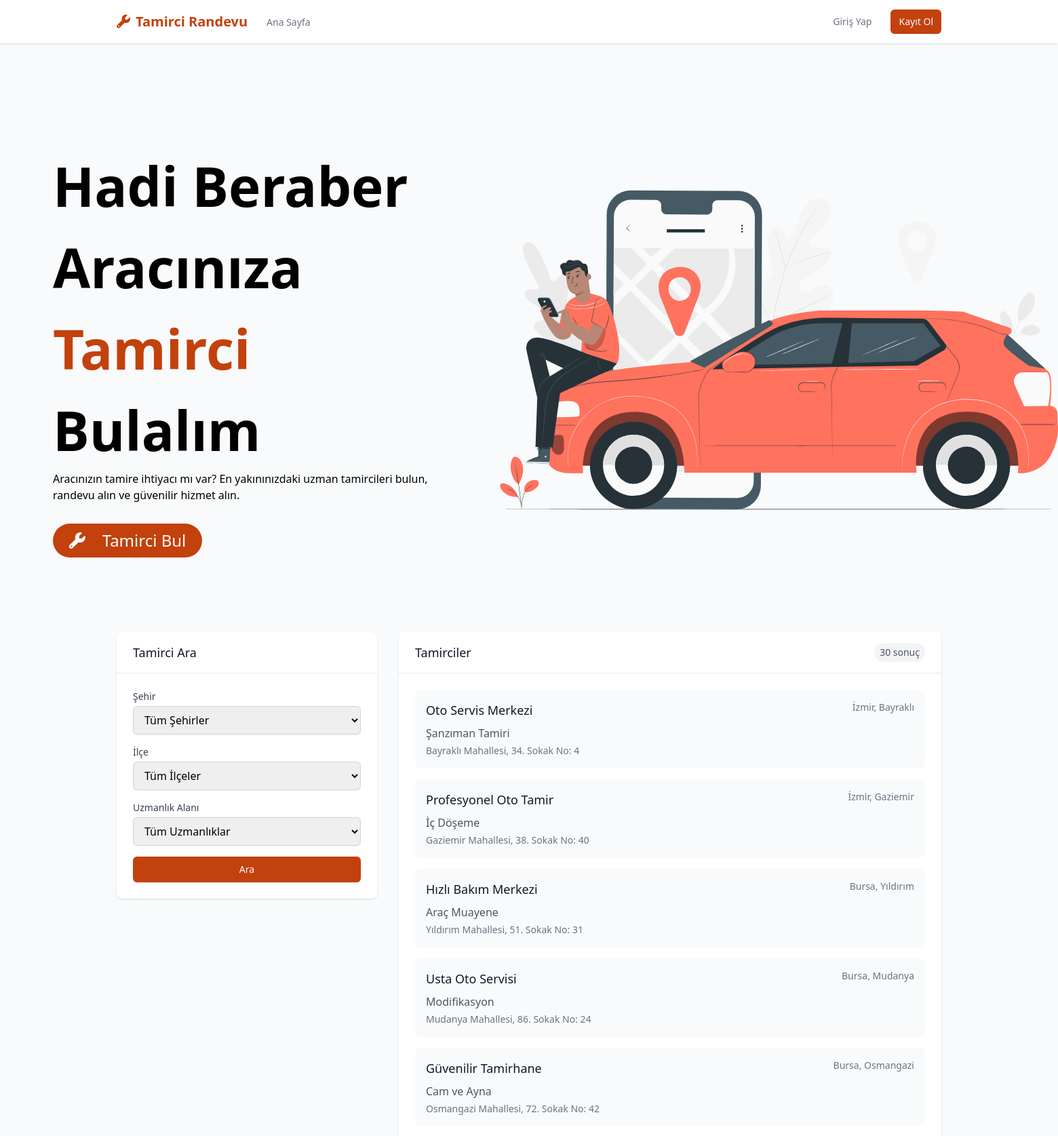
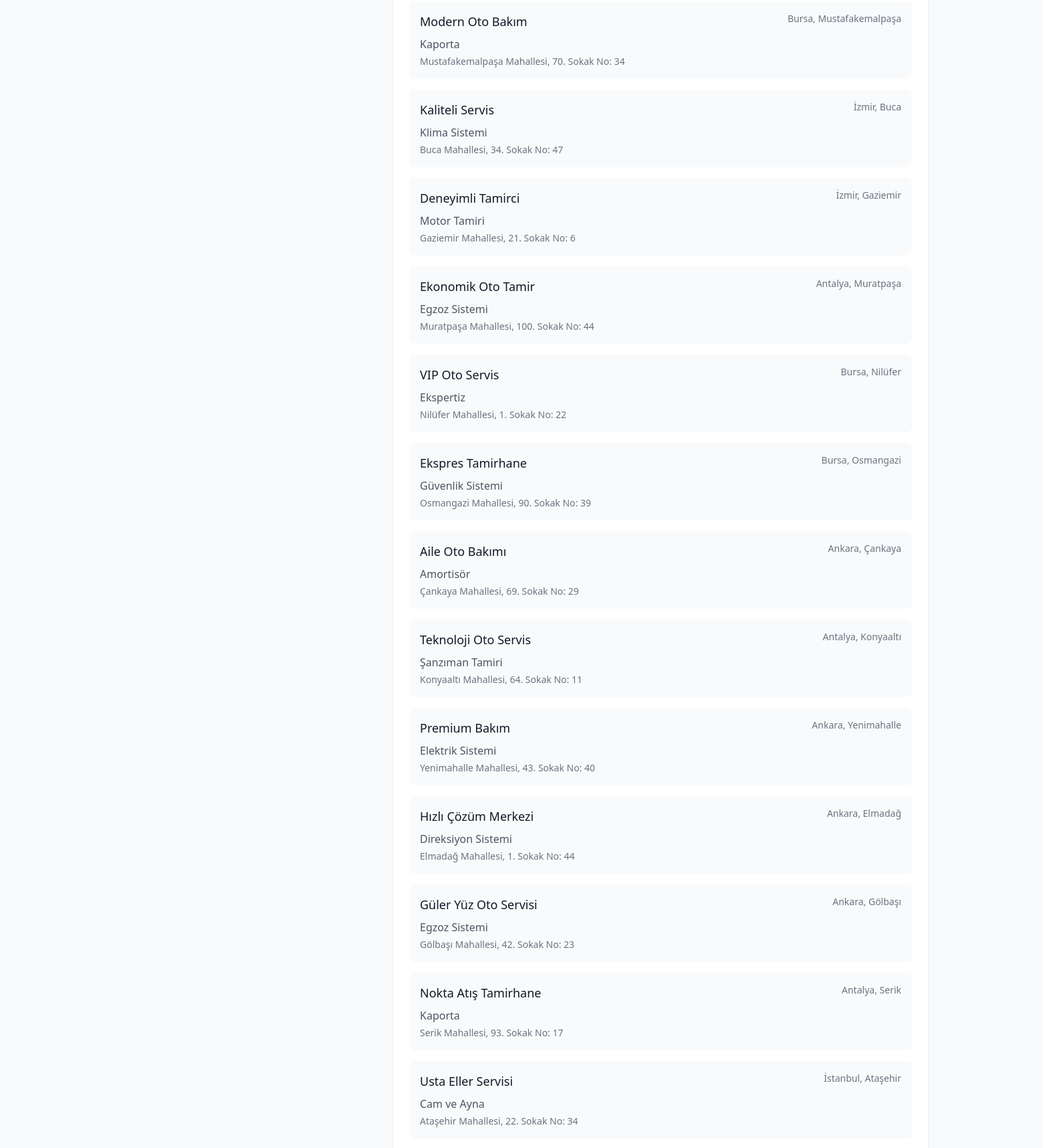
The page / (upper part) on the database its author committed (2 pictures, top to bottom).
### tamircim.py (models this page shows, shortened)
class Kullanici(db.Model):
    __tablename__ = 'kullanici'
    id = db.Column(db.Integer, primary_key=True)
    eposta = db.Column(db.String(120), unique=True, nullable=False)
    sifre = db.Column(db.String(256), nullable=False)
    kullanici_tipi = db.Column(db.String(20), nullable=False)  # 'musteri' veya 'tamirci'
    isim = db.Column(db.String(100), nullable=False)
    telefon = db.Column(db.String(20), nullable=False)
    created_at = db.Column(db.DateTime, default=datetime.utcnow)
    sehir = db.Column(db.String(50))
    ilce = db.Column(db.String(50))
    adres = db.Column(db.Text)
    uzmanlik_alani = db.Column(db.String(100))
    ortalama_puan = db.Column(db.Float, default=0.0)
    puan_sayisi = db.Column(db.Integer, default=0)
    sent_messages = db.relationship('Mesaj', foreign_keys='Mesaj.gonderici_id', backref='sender', lazy='dynamic')
    received_messages = db.relationship('Mesaj', foreign_keys='Mesaj.alici_id', backref='recipient', lazy='dynamic')

### tamircim.py (the view, shortened to what this page needs)
@tamircim.route('/')
def index():
    form = AramaForm()
    sehirler = Sehir.query.all()
    form.sehir.choices = [(0, 'Tüm Şehirler')] + [(sehir.id, sehir.isim) for sehir in sehirler]
    uzmanlik_alanlari = UzmanlikAlani.query.all()
    form.uzmanlik_alani.choices = [(0, 'Tüm Uzmanlıklar')] + [(alan.id, alan.isim) for alan in uzmanlik_alanlari]
    form.ilce.choices = [(0, 'Tüm İlçeler')]
    query = Kullanici.query.filter_by(kullanici_tipi='mechanic')
    sehir_id = request.args.get('sehir', type=int)
    ilce_id = request.args.get('ilce', type=int)
    uzmanlik_id = request.args.get('uzmanlik_alani', type=int)
    if uzmanlik_id and uzmanlik_id > 0:
        form.uzmanlik_alani.data = uzmanlik_id
        uzmanlik = UzmanlikAlani.query.get(uzmanlik_id)
        if uzmanlik:
            query = query.filter(Kullanici.uzmanlik_alani == uzmanlik.isim)
    tamirciler = query.all()
    return render_template('index.html', form=form, tamirciler=tamirciler)

### tamircim.py
class AramaForm(FlaskForm):
    sehir = SelectField('Şehir', coerce=int)
    ilce = SelectField('İlçe', coerce=str)
    uzmanlik_alani = SelectField('Uzmanlık Alanı', coerce=int)
    submit = SubmitField('Ara')

### templates/index.html (shortened to what this page needs)
{% extends "base.html" %}
{% block content %}
<link rel="stylesheet" href="{{ url_for('static', filename='style.css') }}">
<section class="flex justify-between space-x-5 lg:pt-[100px] max-lg:justify-center">
    <div class="text-black">
        <h1 class="font-bold text-[80px] w-[600px] max-lg:text-[35px] max-lg:w-[350px]">Hadi Beraber Aracınıza <span class="text-orange-700">Tamirci</span> Bulalım</h1>
        <p class="w-[600px] max-lg:w-[350px]">Aracınızın tamire ihtiyacı mı var? En yakınınızdaki uzman tamircileri bulun, randevu alın ve güvenilir hizmet alın.</p>
        <button class="bg-orange-700 rounded-full text-white text-2xl h-[50px] w-[220px] mt-[30px] hover:bg-orange-800" onclick="window.location.href='#search-section'">
            <i class="fa-solid fa-wrench mr-[25px]"></i>Tamirci Bul
        </button>
    </div>
    <img
  src="/static/herosection.svg"
  class="w-[900px] h-auto hidden lg:flex"
  alt="Oto Tamiri Hizmeti"
/>
</section>
<section id="search-section" class="mb-16 pt-[60px]">
    <div class="max-w-7xl mx-auto px-4 sm:px-6 lg:px-8">
        <div class="grid grid-cols-1 md:grid-cols-3 gap-8">
            <div class="md:col-span-1">
                <div class="bg-white rounded-lg shadow">
                    <div class="px-6 py-4 border-b border-gray-200">
                        <h5 class="text-lg font-medium text-gray-900">Tamirci Ara</h5>
                    </div>
                    <div class="p-6">
                        <form method="GET" action="/" id="search-form">
                            <div class="mb-4">
                                <label for="city" class="block text-sm font-medium text-gray-700 mb-1">Şehir</label>
                                {{ form.sehir(class="w-full px-3 py-2 border border-gray-300 rounded-md shadow-sm focus:outline-none focus:ring-2 focus:ring-blue-500 focus:border-blue-500", id="city") }}
                            </div>
                            <div class="mb-4">
                                <label for="district" class="block text-sm font-medium text-gray-700 mb-1">İlçe</label>
                                {{ form.ilce(class="w-full px-3 py-2 border border-gray-300 rounded-md shadow-sm focus:outline-none focus:ring-2 focus:ring-blue-500 focus:border-blue-500", id="district") }}
                            </div>
                            <div class="mb-4">
                                <label for="specialization" class="block text-sm font-medium text-gray-700 mb-1">Uzmanlık Alanı</label>
                                {{ form.uzmanlik_alani(class="w-full px-3 py-2 border border-gray-300 rounded-md shadow-sm focus:outline-none focus:ring-2 focus:ring-blue-500 focus:border-blue-500", id="specialization") }}
                            </div>
                            <button type="submit" class="w-full flex justify-center py-2 px-4 border border-transparent rounded-md shadow-sm text-sm font-medium text-white bg-orange-700 hover:bg-orange-800 focus:outline-none focus:ring-2 focus:ring-offset-2 focus:ring-blue-500">
                                Ara
                            </button>
                        </form>
                    </div>
                </div>
            </div>
            <div class="md:col-span-2">
                <div class="bg-white rounded-lg shadow">
                    <div class="px-6 py-4 border-b border-gray-200 flex justify-between items-center">
                        <h5 class="text-lg font-medium text-gray-900">Tamirciler</h5>
                        <span class="px-2 py-1 text-sm font-medium text-gray-600 bg-gray-100 rounded-full">{{ tamirciler|length }} sonuç</span>
                    </div>
                    <div class="p-6">
                        {% if tamirciler %}
                            <div class="space-y-4">
                                {% for mechanic in tamirciler %}
                                    <a href="{{ url_for('tamirci_profil', tamirci_id=mechanic.id) }}" class="block bg-gray-50 rounded-lg p-4 hover:bg-gray-100 transition-colors">
                                        <div class="flex justify-between items-start">
                                            <h5 class="text-lg font-medium text-gray-900">{{ mechanic.isim }}</h5>
                                            <span class="text-sm text-gray-500">{{ mechanic.sehir }}, {{ mechanic.ilce }}</span>
                                        </div>
                                        <p class="mt-2 text-gray-600">{{ mechanic.uzmanlik_alani }}</p>
                                        <p class="mt-1 text-sm text-gray-500">{{ mechanic.adres }}</p>
                                    </a>
                                {% endfor %}
                            </div>
                        {% else %}
                            <div class="text-center py-12">
                                <i class="fas fa-search text-4xl text-gray-400 mb-4"></i>
                                <h5 class="text-lg font-medium text-gray-900 mb-2">Sonuç bulunamadı</h5>
                                <p class="text-gray-500">Lütfen farklı bir arama kriteri deneyin.</p>
                            </div>
                        {% endif %}
                    </div>
                </div>
            </div>
        </div>
    </div>
</section>
{% endblock %}

### templates/base.html (shortened to what this page needs)
<!DOCTYPE html>
<html lang="tr">
<head>
    <script src="https://cdn.tailwindcss.com"></script>
    <link rel="stylesheet" href="https://cdnjs.cloudflare.com/ajax/libs/font-awesome/6.4.0/css/all.min.css">
    <link rel="stylesheet" href="{{ url_for('static', filename='style.css') }}">
</head>
<body class="bg-gray-50 text-gray-900 min-h-screen flex flex-col">
    <nav class="bg-white shadow">
        <div class="max-w-7xl mx-auto px-4 sm:px-6 lg:px-8">
            <div class="flex justify-between h-16">
                <div class="flex">
                    <div class="flex-shrink-0 flex items-center">
                        <a href="{{ url_for('index') }}" class="text-orange-700 font-bold text-xl">
                            <i class="fas fa-wrench mr-2"></i>Tamirci Randevu
                        </a>
                    </div>
                    <div class="hidden sm:ml-6 sm:flex sm:space-x-8">
                        <a href="{{ url_for('index') }}" class="border-transparent text-gray-500 hover:border-orange-500 hover:text-orange-700 inline-flex items-center px-1 pt-1 border-b-2 text-sm font-medium">
                            Ana Sayfa
                        </a>
                    </div>
                </div>
                <div class="hidden sm:ml-6 sm:flex sm:items-center">
                    {% if 'kullanici_id' in session %}
                        <div class="ml-3 relative">
                            <div>
                                <button type="button" class="max-w-xs bg-white rounded-full flex items-center text-sm focus:outline-none focus:ring-2 focus:ring-offset-2 focus:ring-orange-500" id="user-menu-button" aria-expanded="false" aria-haspopup="true">
                                    <span class="sr-only">Open user menu</span>
                                    <span class="inline-flex items-center justify-center h-8 w-8 rounded-full bg-orange-100">
                                        <span class="text-sm font-medium leading-none text-orange-700">
                                            {% if 'isim' in session %}
                                                {{ session['isim'][0] }}
                                            {% else %}
                                                K
                                            {% endif %}
                                        </span>
                                    </span>
                                </button>
                            </div>
                            <div class="origin-top-right absolute right-0 mt-2 w-48 rounded-md shadow-lg py-1 bg-white ring-1 ring-black ring-opacity-5 focus:outline-none hidden" role="menu" aria-orientation="vertical" aria-labelledby="user-menu-button" tabindex="-1" id="user-menu">
                                <div class="block px-4 py-2 text-sm text-gray-700 border-b">
                                    {% if 'isim' in session %}
                                        {{ session['isim'] }}
                                    {% else %}
                                        Kullanıcı
                                    {% endif %}
                                </div>
                                <a href="{{ url_for('cikis') }}" class="block px-4 py-2 text-sm text-gray-700 hover:bg-gray-100" role="menuitem" tabindex="-1">Çıkış Yap</a>
                            </div>
                        </div>
                    {% else %}
                        <div class="flex space-x-4">
                            <a href="{{ url_for('login') }}" class="text-gray-500 hover:text-orange-700 px-3 py-2 text-sm font-medium">
                                Giriş Yap
                            </a>
                            <a href="{{ url_for('kayit_musteri') }}" class="bg-orange-700 text-white hover:bg-orange-800 px-3 py-2 rounded-md text-sm font-medium">
                                Kayıt Ol
                            </a>
                        </div>
                    {% endif %}
                </div>
            </div>
        </div>
    </nav>
    <main class="flex-grow">
        {% block content %}{% endblock %}
    </main>
</body>
</html>

### static/style.css (style rules this page uses)
section { max-width: 2500px; width: 90%; margin: 50px auto; color: black; }

### rows shown on the page
Kullanici: isim "Oto Servis Merkezi", sehir "İzmir", ilce "Bayraklı", uzmanlik_alani "Şanzıman Tamiri", adres "Bayraklı Mahallesi, 34. Sokak No: 4"
Kullanici: isim "Profesyonel Oto Tamir", sehir "İzmir", ilce "Gaziemir", uzmanlik_alani "İç Döşeme", adres "Gaziemir Mahallesi, 38. Sokak No: 40"
Kullanici: isim "Hızlı Bakım Merkezi", sehir "Bursa", ilce "Yıldırım", uzmanlik_alani "Araç Muayene", adres "Yıldırım Mahallesi, 51. Sokak No: 31"
Kullanici: isim "Usta Oto Servisi", sehir "Bursa", ilce "Mudanya", uzmanlik_alani "Modifikasyon", adres "Mudanya Mahallesi, 86. Sokak No: 24"
Kullanici: isim "Güvenilir Tamirhane", sehir "Bursa", ilce "Osmangazi", uzmanlik_alani "Cam ve Ayna", adres "Osmangazi Mahallesi, 72. Sokak No: 42"
Kullanici: isim "Modern Oto Bakım", sehir "Bursa", ilce "Mustafakemalpaşa", uzmanlik_alani "Kaporta", adres "Mustafakemalpaşa Mahallesi, 70. Sokak No: 34"
Kullanici: isim "Kaliteli Servis", sehir "İzmir", ilce "Buca", uzmanlik_alani "Klima Sistemi", adres "Buca Mahallesi, 34. Sokak No: 47"
Kullanici: isim "Deneyimli Tamirci", sehir "İzmir", ilce "Gaziemir", uzmanlik_alani "Motor Tamiri", adres "Gaziemir Mahallesi, 21. Sokak No: 6"
Kullanici: isim "Ekonomik Oto Tamir", sehir "Antalya", ilce "Muratpaşa", uzmanlik_alani "Egzoz Sistemi", adres "Muratpaşa Mahallesi, 100. Sokak No: 44"
Kullanici: isim "VIP Oto Servis", sehir "Bursa", ilce "Nilüfer", uzmanlik_alani "Ekspertiz", adres "Nilüfer Mahallesi, 1. Sokak No: 22"
Kullanici: isim "Ekspres Tamirhane", sehir "Bursa", ilce "Osmangazi", uzmanlik_alani "Güvenlik Sistemi", adres "Osmangazi Mahallesi, 90. Sokak No: 39"
Kullanici: isim "Aile Oto Bakımı", sehir "Ankara", ilce "Çankaya", uzmanlik_alani "Amortisör", adres "Çankaya Mahallesi, 69. Sokak No: 29"
Kullanici: isim "Teknoloji Oto Servis", sehir "Antalya", ilce "Konyaaltı", uzmanlik_alani "Şanzıman Tamiri", adres "Konyaaltı Mahallesi, 64. Sokak No: 11"
Kullanici: isim "Premium Bakım", sehir "Ankara", ilce "Yenimahalle", uzmanlik_alani "Elektrik Sistemi", adres "Yenimahalle Mahallesi, 43. Sokak No: 40"
Kullanici: isim "Hızlı Çözüm Merkezi", sehir "Ankara", ilce "Elmadağ", uzmanlik_alani "Direksiyon Sistemi", adres "Elmadağ Mahallesi, 1. Sokak No: 44"
Kullanici: isim "Güler Yüz Oto Servisi", sehir "Ankara", ilce "Gölbaşı", uzmanlik_alani "Egzoz Sistemi", adres "Gölbaşı Mahallesi, 42. Sokak No: 23"
Kullanici: isim "Nokta Atış Tamirhane", sehir "Antalya", ilce "Serik", uzmanlik_alani "Kaporta", adres "Serik Mahallesi, 93. Sokak No: 17"
Kullanici: isim "Usta Eller Servisi", sehir "İstanbul", ilce "Ataşehir", uzmanlik_alani "Cam ve Ayna", adres "Ataşehir Mahallesi, 22. Sokak No: 34"

### other values the page prints
{{ tamirciler|length }} "30"
